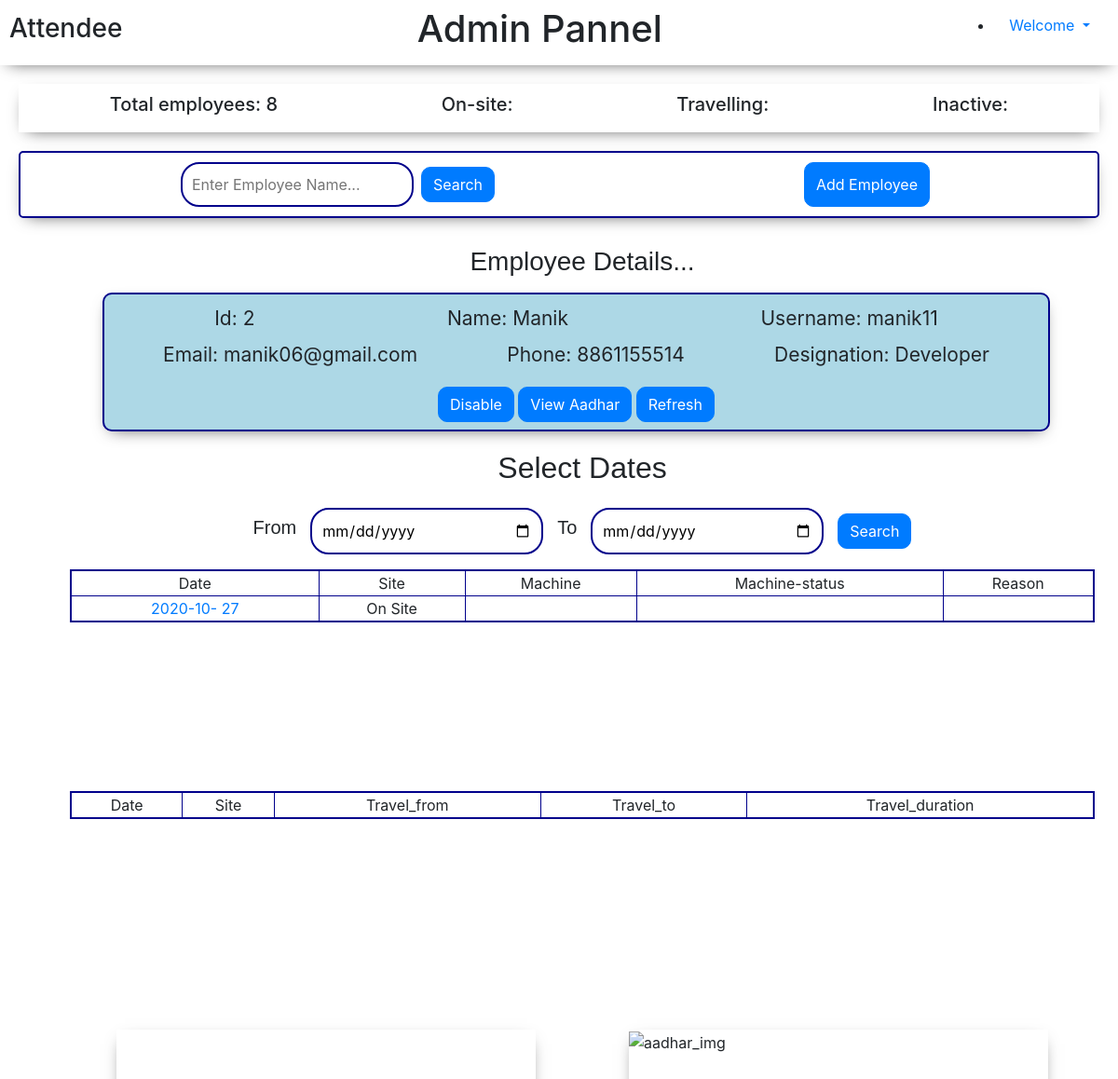
Page /homeadmin/2 (signed in) on the committed database.
### attende/models.py (models this page shows, shortened)
class Employee(models.Model):
    emp_id = models.AutoField(primary_key=True)
    employee_name = models.CharField(max_length=100)
    employee_phone = models.IntegerField()
    designation = models.CharField(max_length=20)
    place = models.CharField(max_length=30)
    employee_username = models.CharField(max_length=25)
    employee_aadhar = models.ImageField(upload_to ="attende/aadhar", default="")
    employee_email = models.CharField(max_length=500, default="")

class WorkDates(models.Model):
    employee = models.ForeignKey(Employee, on_delete=models.CASCADE, null=True)
    emp_date = models.DateField()
    emp_work_status = models.CharField(max_length=50, default="", blank=True)
    emp_latitude = models.DecimalField(max_digits=5, decimal_places=2, default=0)
    emp_longitude = models.DecimalField(max_digits=5, decimal_places=2, default=0)
    emp_work_modelNumber  = models.IntegerField(blank=True, null=True)
    emp_totalProdution  = models.IntegerField(blank=True, null=True)
    emp_running = models.IntegerField(blank=True, null=True)
    emp_maintainParts = models.CharField(max_length=500, default="", blank=True)
    emp_partsReason = models.CharField(max_length=500, default="", blank=True)
    maintain_partsImg = models.ImageField(upload_to="attende/aadhar", default="", blank=True)
    travel_from = models.CharField(max_length=100, default="", blank=True)
    travel_to = models.CharField(max_length=100, default="", blank=True)
    travel_by = models.CharField(max_length=100, default="", blank=True)
    travel_duration = models.DecimalField(max_digits=5, decimal_places=2, default=0, blank=True)
    travel_purpose = models.CharField(max_length=100, default="", blank=True)
    travel_force =  models.IntegerField(blank=True, null=True)
    accompanied_emp2 = models.IntegerField(blank=True, null=True)
    accompanied_emp3 =  models.IntegerField(blank=True, null=True)
    accompanied_emp4 =  models.IntegerField(blank=True, null=True)
    accompanied_emp5 =  models.IntegerField(blank=True, null=True)

### attende/views.py (the view)
# urls.py: path('homeadmin/<id>', views.homeadmin, name="homeadmin"),
def homeadmin(request, id):
    if request.user.is_authenticated :
        empData = []
        employe = Employee.objects.all()
        for em in employe:
            empData.append(em)
        ed = Employee.objects.filter(emp_id=id)
        totalemp  = Employee.objects.all().count()
        empworkdt = WorkDates.objects.filter(employee__emp_id=id, emp_work_status="Travel")
        empworkds = WorkDates.objects.filter(employee__emp_id=id, emp_work_status="On Site")
        if request.method == "POST":
            d1 = request.POST['datefrom']
            d2 = request.POST['dateto']
            empwrkt =  WorkDates.objects.filter(employee__emp_id=id, emp_work_status="Travel", emp_date__range=(d1, d2))
            empwrkds = WorkDates.objects.filter(employee__emp_id=id, emp_work_status="On Site", emp_date__range=(d1, d2))
            params = { 'empData' : empData,
                   'empdetail': ed,
                   'totalemp': totalemp,
                   'empwrkt': empwrkt,
                   'empwrkds': empwrkds,
                   'id': id ,
                    'd1': d1,
                    'd2': d2 }
            return render(request, 'attende/admin.html', params)
        else:
            params = { 'empData' : empData,
                   'empdetail': ed,
                   'totalemp': totalemp,
                   'empworkdt': empworkdt,
                   'empworkds': empworkds,
                   'id': id,
                   'd1': "mm-dd-yyyy",
                   'd2': "mm-dd-yyyy" }
            return render(request, 'attende/admin.html', params)
    else :
      return redirect('/')

### templates/attende/admin.html (shortened to what this page needs)
<!doctype html>
<html lang="en">
<head>
    <link rel="stylesheet" href="https://cdn.jsdelivr.net/npm/bootstrap@4.5.3/dist/css/bootstrap.min.css"
>
</head>
<body>
    <div class="admin_top">
        <h3>Attendee</h3>
        <h1>Admin Pannel</h1>
        <ul>
            <li class="nav-item dropdown mr-1">
                <a class="nav-link dropdown-toggle" href="#" id="navbarDropdown" role="button" data-toggle="dropdown"
                    aria-haspopup="true" aria-expanded="false">
                    Welcome
                </a>
            </li>
        </ul>
    </div>
    <div class="admin_top1">
        <h5>Total employees: {{totalemp}}</h5>
        <h5>On-site: </h5>
        <h5>Travelling: </h5>
        <h5>Inactive: </h5>
    </div>
    <div class="admin_middle">
        <div class="left">
            <form method="GET" action="/search/" class="sf">
                <input type="text" placeholder="Enter Employee Name..." id="search" name="query">
                <button class="btn btn-primary ml-2" style="border-radius: 10px;">Search</button>
            </form>
        </div>
        <button type="button" class="btn btn-primary mx-2 " style="border-radius: 10px;" data-toggle="modal"
            data-target="#signup">
            Add Employee
        </button>
    </div>
    <div class="admin_bottom">
        <div class="emp_details">
            <div class="empDetails_middleA">
                <center>
                    <h3 style=" font-family: Comic Sans MS, cursive, sans-serif;">Employee Details...</h3>
                </center>
                <div class="details container mt-3">
                    {% for emp in empdetail %}
                    <div class="ed">
                        <p1 style="font-size: 21px;">Id: {{emp.emp_id}}</p1>
                        <p1 style="font-size: 21px;">Name: {{emp.employee_name}}</p1>
                        <p1 style="font-size: 21px;">Username: {{emp.employee_username}}</p1>
                    </div>
                    {% endfor %}
                    {% for emp in empdetail %}
                    <div class="e mt-2">
                        <p1 style="font-size: 21px;">Email: {{emp.employee_email}}</p1>
                        <p1 style="font-size: 21px;">Phone: {{emp.employee_phone}}</p1>
                        <p1 style="font-size: 21px;">Designation: {{emp.designation}}</p1>
                    </div>
                    {% endfor %}
                    <center>
                        <button class="btn btn-primary" style="border-radius: 10px;">Disable</button>
                        <button type="button" class="btn btn-primary mb-2 mt-2" style="border-radius: 10px;"
                            data-toggle="modal" data-target="#adhr">
                            View Aadhar
                        </button>
                        <a href="/homeadmin/{{id}}"><button class="btn btn-primary"
                                style="border-radius: 10px;">Refresh</button></a>
                    </center>
                </div>
            </div>
            <div class="empDetails_middleB mt-1">
                <center>
                    <h2 style=" font-family: Comic Sans MS, cursive, sans-serif;">Select Dates</h2>
                </center>
                <div class="datepicker mt-4">
                    <form method="POST" class="sf">
                        <h5 style=" font-family: Comic Sans MS, cursive, sans-serif; margin-right: 15px;">From</h5>
                        <input type="date" id="dt1" name="datefrom" value='{{d1}}'>
                        <h5
                            style=" font-family: Comic Sans MS, cursive, sans-serif;margin-right: 15px; margin-left: 15px;">
                            To
                        </h5>
                        <input type="date" id="dt2" name="dateto" value='{{d2}}'>
                        <button type="submit" class="btn btn-primary"
                            style="margin-left: 15px;border-radius: 10px;">Search</button>
                    </form>
                </div>
                <div class="container mt-3">
                    <div class="emp_workDetail">
                        <table border="1" style="width: 100%;">
                            <tr align="center">
                                <td>Date</td>
                                <td>Site</td>
                                <td>Machine</td>
                                <td>Machine-status</td>
                                <td>Reason</td>
                            </tr>
                            {% for e in empworkds %}
                            <tr align="center">
                                <td><a
                                        href='/workdetail/{{id}}/{{e.emp_date|date:"Y-m-d"}}'>{{e.emp_date|date:"Y-m- d" }}</a>
                                </td>
                                <td>{{e.emp_work_status}}</td>
                                <td></td>
                                <td></td>
                                <td></td>
                            </tr>
                            {% endfor %}
                        </table>
                    </div>
                    <div class="emp_workDetail1 mt-5">
                        <table border="1" style="width: 100%;">
                            <tr align="center">
                                <td>Date</td>
                                <td>Site</td>
                                <td>Travel_from</td>
                                <td>Travel_to</td>
                                <td>Travel_duration</td>
                            </tr>
                        </table>
                    </div>
                </div>
            </div>
            <div class="container mt-3">
                <div class="empDetailBottom">
                    <div class="map">
                    </div>
                    <div class="emp_aadharImg">
                        <img src="" alt="aadhar_img">
                    </div>
                </div>
            </div>
        </div>
    </div>
</body>
</html>

### templates/attende/admin.html (style rules this page uses)
body { overflow-x: hidden; }
.admin_top { display: flex; justify-content: space-between; height: 70px; align-items: center; padding: 10px; position: sticky; top: 0; background-color: white; z-index: 100; width: 100%; box-shadow: 0px 6px 18px -9px rgba(0, 0, 0, 0.75); }
.admin_middle { margin-top: 50px; margin: 20px; display: flex; justify-content: space-around; padding: 10px; border: 2px solid darkblue; border-radius: 5px; box-shadow: 0px 6px 18px -9px rgba(0, 0, 0, 0.75); }
form>input { border: 2px solid darkblue; border-radius: 20px; width: 250px; padding: 10px; outline-width: 0; }
.admin_bottom { display: flex; justify-content: space-between; }
.emp_details { flex: 0.6; margin: 10px; }
.sf { display: flex; justify-content: center; align-items: center; }
.empDetailBottom { display: flex; justify-content: space-between; }
.map { height: 350px; width: 450px; box-shadow: 0px 6px 18px -9px rgba(0, 0, 0, 0.75); margin: 50px; }
.emp_aadharImg { height: 350px; width: 450px; box-shadow: 0px 6px 18px -9px rgba(0, 0, 0, 0.75); margin: 50px; }
.ed { display: flex; justify-content: space-around; padding-top: 10px; }
.e { display: flex; justify-content: space-around; padding-bottom: 10px; }
.details { box-shadow: 0px 6px 18px -9px rgba(0, 0, 0, 0.75); margin-left: 50px; margin-bottom: 20px; width: 90%; background-color: lightblue; border: 2px solid darkblue; border-radius: 10px; }
.admin_top1 { margin-top: 50px; margin: 20px; display: flex; justify-content: space-around; padding: 10px; box-shadow: 0px 6px 18px -9px rgba(0, 0, 0, 0.75); }
.emp_workDetail>table { border: 2px solid darkblue; }
.emp_workDetail { height: 190px; overflow-y: scroll; }
.emp_workDetail1>table { border: 2px solid darkblue; }
.emp_workDetail1 { height: 190px; overflow-y: scroll; }

### rows in the picture
Employee: emp_id "2", employee_name "Manik", employee_username "manik11", employee_email "manik06@gmail.com", employee_phone "8861155514", designation "Developer"
WorkDates: emp_date "2020-10- 27", emp_work_status "On Site"

### other values in the picture
{{ totalemp }} "8"
